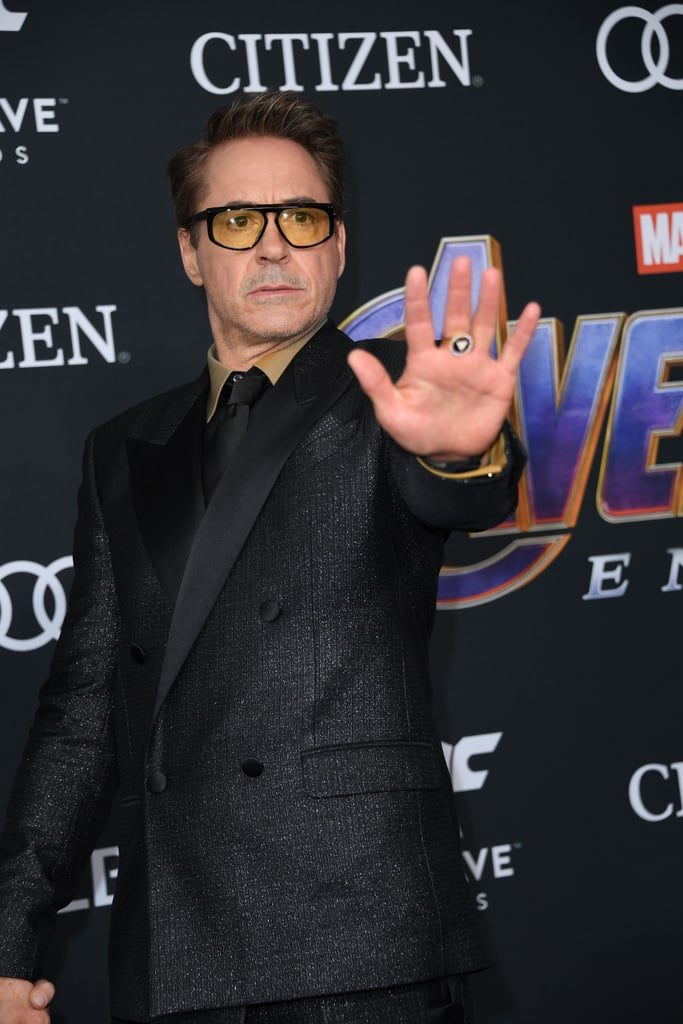
#> input picture Pictured-Robert-Downey-Jr.jpg, 683 x 1024 px
$ python -i 1.1.py   (imports and definitions only)
#> lines starting #> are read from the running program, lines starting #| are printed output that depends on the picture
# organize imports
import cv2
import imutils
import numpy as np

# global variables
bg = None
def run_avg(image, aWeight):
    global bg
    # initialize the background
    if bg is None:
        bg = image.copy().astype("float")
        return

    # compute weighted average, accumulate it and update the background
    cv2.accumulateWeighted(image, bg, aWeight)

def segment(image, threshold=25):
    global bg
    # find the absolute difference between background and current frame
    diff = cv2.absdiff(bg.astype("uint8"), image)

    # threshold the diff image so that we get the foreground
    thresholded = cv2.threshold(diff, threshold, 255, cv2.THRESH_BINARY)[1]

    # get the contours in the thresholded image
    (cnts, _) = cv2.findContours(thresholded.copy(), cv2.RETR_EXTERNAL, cv2.CHAIN_APPROX_SIMPLE)

    # return None, if no contours detected
    if len(cnts) == 0:
        return
    else:
        # based on contour area, get the maximum contour which is the hand
        segmented = max(cnts, key=cv2.contourArea)
        return (thresholded, segmented)


# [81 lines not run here, left out]

>>> import cv2
>>> picture = cv2.imread('Pictured-Robert-Downey-Jr.jpg', cv2.IMREAD_GRAYSCALE)
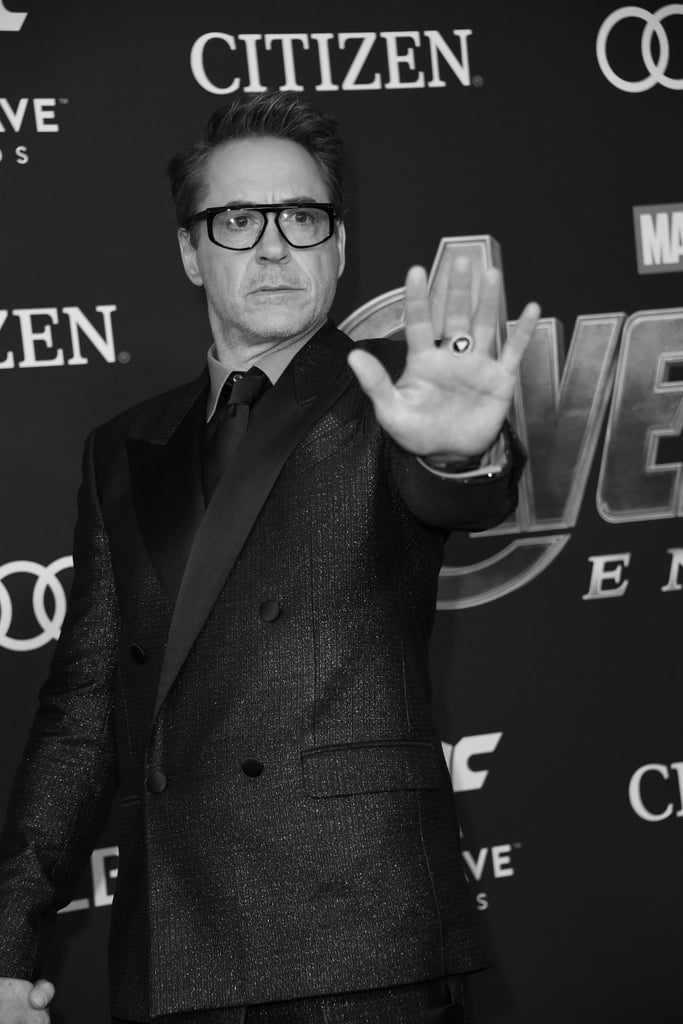
#> picture: shape (1024, 683); min 0, max 255, mean 49.6
>>> result = segment(picture)
#> (the run stopped early here; a loop or call above may not have finished)

$ run again, on Shahruk_Khan_20130529_1.jpg
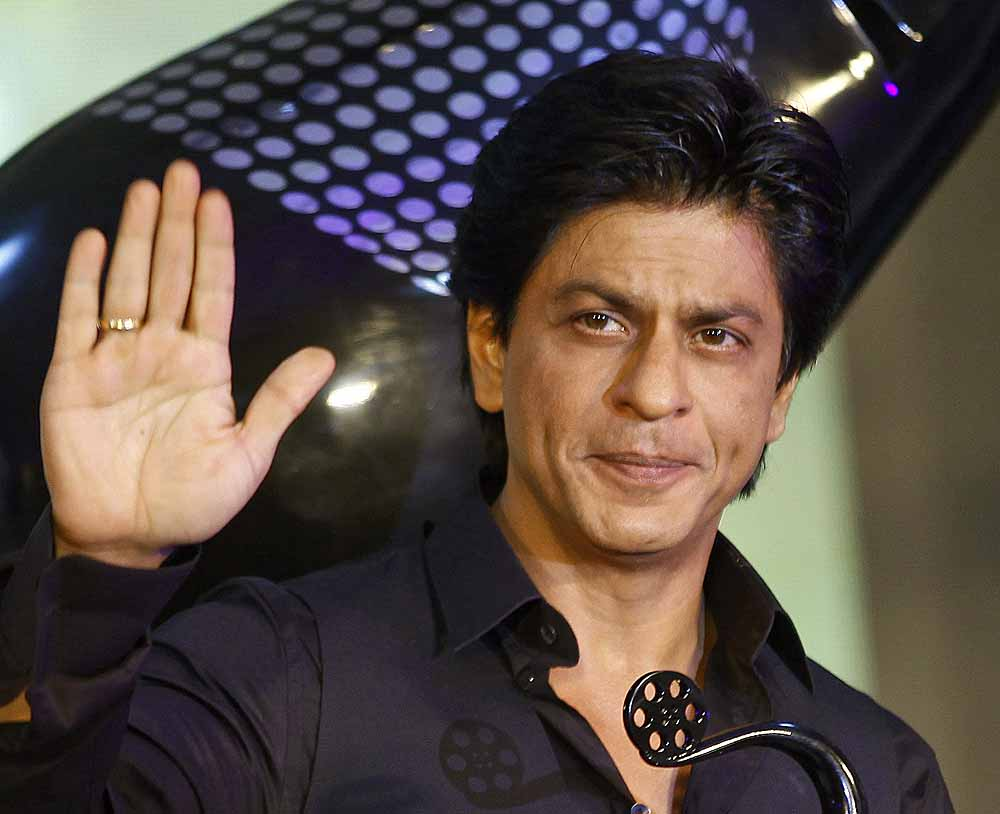
#> input picture Shahruk_Khan_20130529_1.jpg, 1000 x 814 px
#> `picture = cv2.imread('Pictured-Robert-Downey-Jr.jpg', cv2.IMREAD_GRAYS..`:
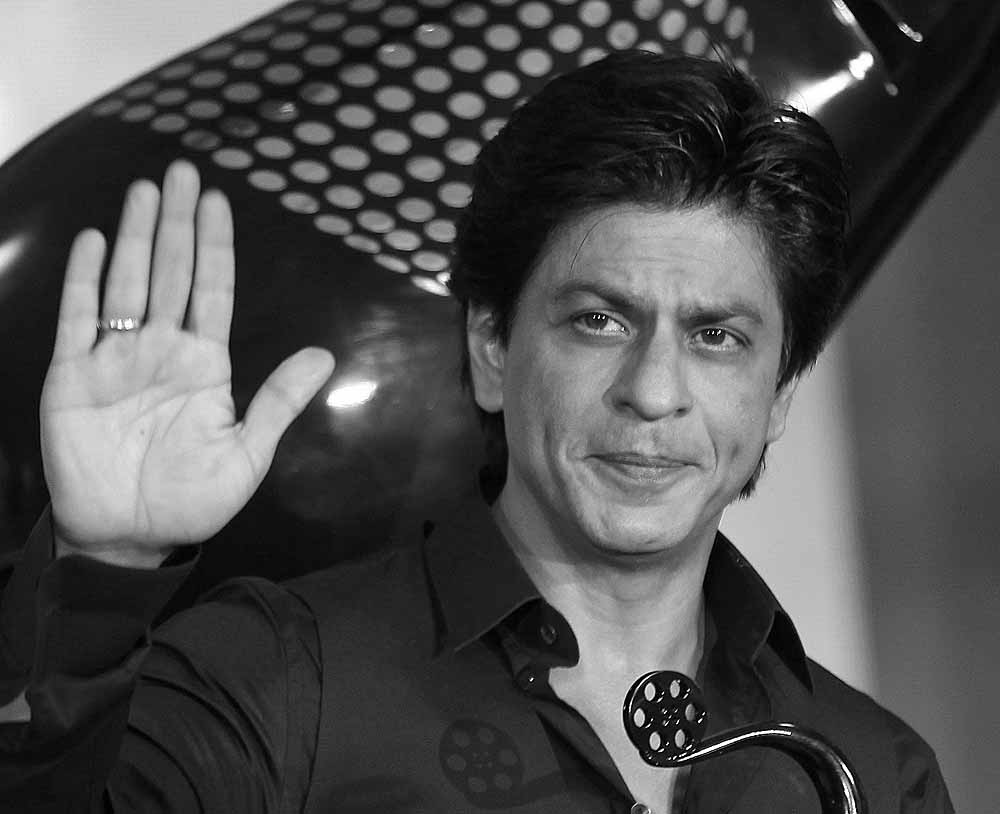
#> picture: shape (814, 1000); min 0, max 255, mean 77.9

$ run again, on da19f45eeb7c5f99f7e59be0bf391c69.jpg
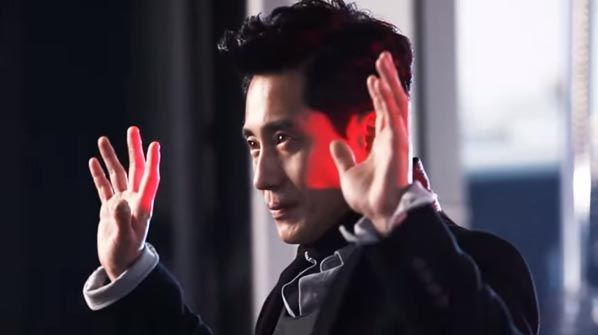
#> input picture da19f45eeb7c5f99f7e59be0bf391c69.jpg, 598 x 335 px
#> `picture = cv2.imread('Pictured-Robert-Downey-Jr.jpg', cv2.IMREAD_GRAYS..`:
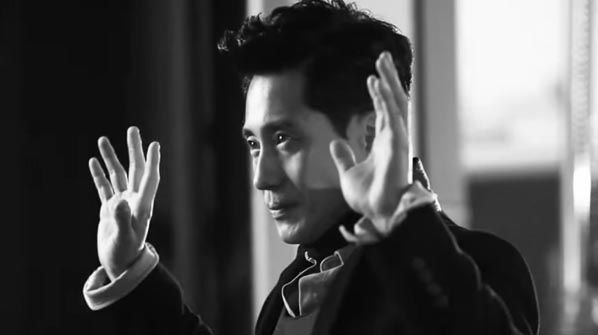
#> picture: shape (335, 598); min 0, max 255, mean 76.8
